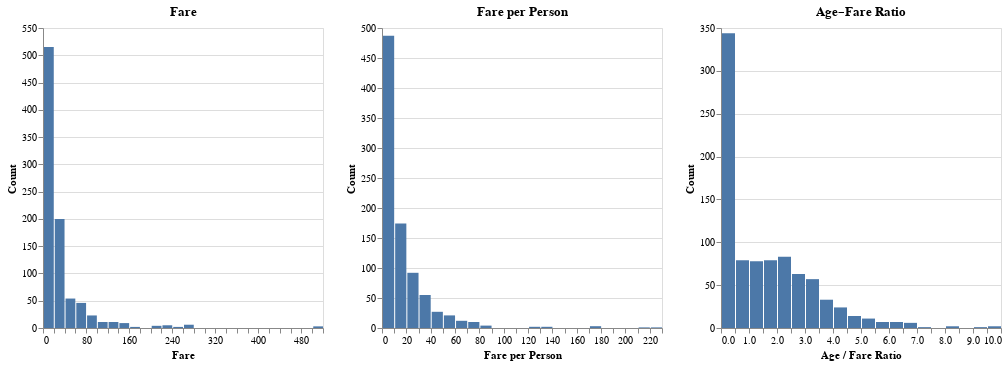

The notebook cell this image was saved under:
### Markdown cell above
## Section 1.2: Quantitative Data Normalization

We observe that the distributions of Fare, fare_per_person, and age_fare_ratio are highly right-skewed.
Therefore, we apply a logarithmic transformation to these variables in order to reduce skewness and make the distributions more approximately normal.

### Code cell
fare_hist = alt.Chart(data).mark_bar().encode(
    x=alt.X(
        "Fare:Q",
        bin=alt.Bin(maxbins=40),
        title="Fare"
    ),
    y=alt.Y("count()", title="Count")
).properties(
    width=280,
    height=300,
    title="Fare"
)

fpp_hist = alt.Chart(data[data["fare_per_person"].notna()]).mark_bar().encode(
    x=alt.X(
        "fare_per_person:Q",
        bin=alt.Bin(maxbins=40),
        title="Fare per Person"
    ),
    y=alt.Y("count()", title="Count")
).properties(
    width=280,
    height=300,
    title="Fare per Person"
)

afr_hist = alt.Chart(data[data["age_fare_ratio"].notna()]).mark_bar().encode(
    x=alt.X(
        "age_fare_ratio:Q",
        bin=alt.Bin(maxbins=40),
        title="Age / Fare Ratio"
    ),
    y=alt.Y("count()", title="Count")
).properties(
    width=280,
    height=300,
    title="Age–Fare Ratio"
)

(fare_hist | fpp_hist | afr_hist).resolve_scale(
    y="independent"
)

### Figure 1 — Vega-Lite specification as saved in the notebook (floating-point values rounded to 4 significant figures; data arrays with more than 128 entries replaced by an {"elided": "..."} marker saying what was removed)
{"config": {"view": {"continuousWidth": 300, "continuousHeight": 300}}, "hconcat": [{"data": {"name": "data-27785c81f50fe3a3f04b2d873426516b"}, "mark": {"type": "bar"}, "encoding": {"x": {"bin": {"maxbins": 40}, "field": "Fare", "title": "Fare", "type": "quantitative"}, "y": {"aggregate": "count", "title": "Count", "type": "quantitative"}}, "height": 300, "title": "Fare", "width": 280}, {"data": {"name": "data-27785c81f50fe3a3f04b2d873426516b"}, "mark": {"type": "bar"}, "encoding": {"x": {"bin": {"maxbins": 40}, "field": "fare_per_person", "title": "Fare per Person", "type": "quantitative"}, "y": {"aggregate": "count", "title": "Count", "type": "quantitative"}}, "height": 300, "title": "Fare per Person", "width": 280}, {"data": {"name": "data-27785c81f50fe3a3f04b2d873426516b"}, "mark": {"type": "bar"}, "encoding": {"x": {"bin": {"maxbins": 40}, "field": "age_fare_ratio", "title": "Age / Fare Ratio", "type": "quantitative"}, "y": {"aggregate": "count", "title": "Count", "type": "quantitative"}}, "height": 300, "title": "Age–Fare Ratio", "width": 280}], "resolve": {"scale": {"y": "independent"}}, "$schema": "https://vega.github.io/schema/vega-lite/v6.1.0.json", "datasets": {"data-27785c81f50fe3a3f04b2d873426516b": {"elided": "891 records"}}}
